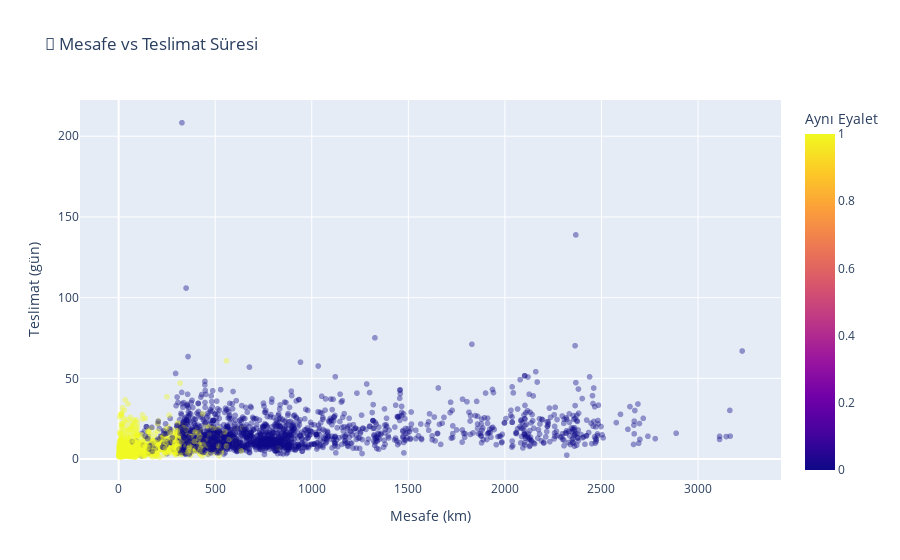

The cell this chart's notebook holds for it:
### Markdown cell above
### Mesafe vs Teslimat İlişkisi

**Hipotez:** Satıcı ile müşteri arasındaki mesafe arttıkça teslimat süresi de artar.

Aşağıdaki grafikte:
- Her nokta bir sipariş
- X ekseni: Mesafe (km)
- Y ekseni: Teslimat süresi (gün)
- Renk: Aynı eyalet mi?

### Code cell
# Mesafe vs Teslimat - sample alarak görselleştir
sample_df = df.sample(min(3000, len(df)), random_state=42)

fig = px.scatter(sample_df, x='distance_km', y='target_days',
                 color='same_state', opacity=0.4,
                 title='📍 Mesafe vs Teslimat Süresi',
                 labels={'distance_km': 'Mesafe (km)', 
                        'target_days': 'Teslimat (gün)', 
                        'same_state': 'Aynı Eyalet'},
                 color_discrete_map={0: 'red', 1: 'green'})
fig.show()

# Korelasyon hesapla
corr = df['distance_km'].corr(df['target_days'])
print(f"📊 Korelasyon (distance vs delivery): {corr:.3f}")
print(f"\n💡 Yorum: Mesafe arttıkça teslimat süresi {'artıyor' if corr > 0 else 'azalıyor'} (pozitif korelasyon).")

### Figure 1 — Plotly figure (JSON) as saved in the notebook; plotly's stock layout.template omitted (floating-point values rounded to 4 significant figures; data arrays with more than 128 entries replaced by an {"elided": "..."} marker saying what was removed)
{"data": [{"hovertemplate": "Mesafe (km)=%{x}<br>Teslimat (gün)=%{y}<br>Aynı Eyalet=%{marker.color}<extra></extra>", "legendgroup": "", "marker": {"color": {"elided": "3000 int values"}, "coloraxis": "coloraxis", "opacity": 0.4, "symbol": "circle"}, "mode": "markers", "name": "", "showlegend": false, "type": "scattergl", "x": {"elided": "3000 float values"}, "xaxis": "x", "y": {"elided": "3000 float values"}, "yaxis": "y"}], "layout": {"coloraxis": {"colorbar": {"title": {"text": "Aynı Eyalet"}}, "colorscale": [[0, "#0d0887"], [0.1111, "#46039f"], [0.2222, "#7201a8"], [0.3333, "#9c179e"], [0.4444, "#bd3786"], [0.5556, "#d8576b"], [0.6667, "#ed7953"], [0.7778, "#fb9f3a"], [0.8889, "#fdca26"], [1, "#f0f921"]]}, "legend": {"tracegroupgap": 0}, "title": {"text": "📍 Mesafe vs Teslimat Süresi"}, "xaxis": {"anchor": "y", "domain": [0, 1], "title": {"text": "Mesafe (km)"}}, "yaxis": {"anchor": "x", "domain": [0, 1], "title": {"text": "Teslimat (gün)"}}}}
